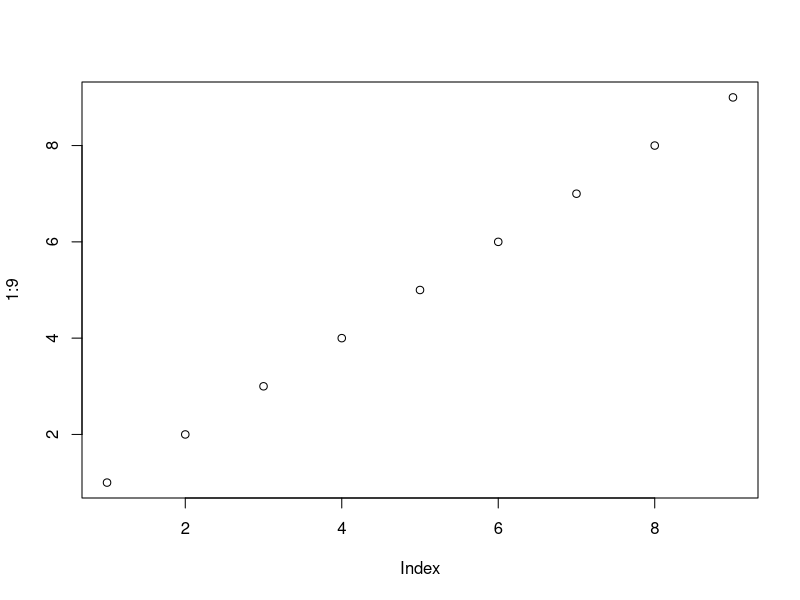

Recreate this plot in R.
## ---- chunk 1
#| label: fig-rplot
#| fig-cap: "A simple R plot"
plot(1:9)
